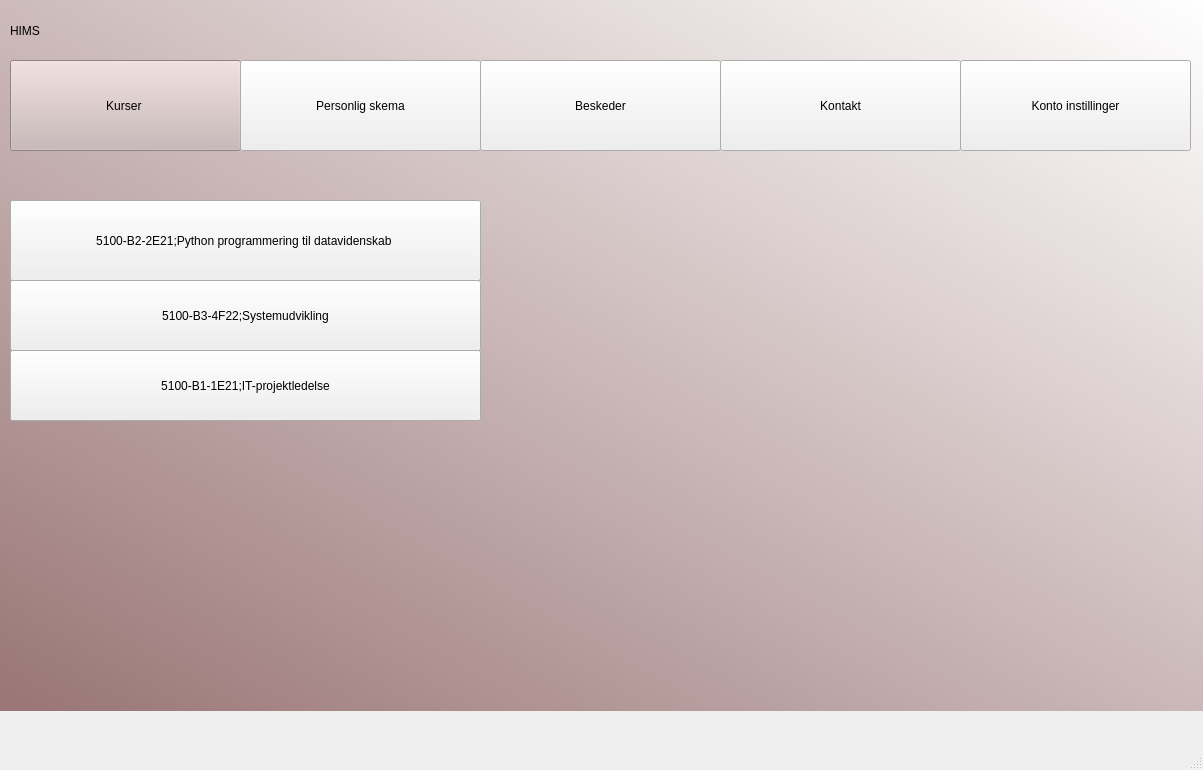
<?xml version="1.0" encoding="UTF-8"?>
<ui version="4.0">
 <class>MainWindow</class>
 <widget class="QMainWindow" name="MainWindow">
  <property name="geometry">
   <rect>
    <x>0</x>
    <y>0</y>
    <width>1203</width>
    <height>770</height>
   </rect>
  </property>
  <property name="windowTitle">
   <string>MainWindow</string>
  </property>
  <widget class="QWidget" name="centralwidget">
   <widget class="QWidget" name="widget" native="true">
    <property name="geometry">
     <rect>
      <x>0</x>
      <y>0</y>
      <width>1211</width>
      <height>711</height>
     </rect>
    </property>
    <property name="styleSheet">
     <string notr="true">QWidget#widget{
background-color: qlineargradient(spread:pad, x1:0.0348259, y1:1, x2:1, y2:0, stop:0 rgba(155, 119, 119, 255), stop:1 rgba(255, 255, 255, 255));}</string>
    </property>
    <widget class="QPushButton" name="pushButton">
     <property name="geometry">
      <rect>
       <x>10</x>
       <y>60</y>
       <width>231</width>
       <height>91</height>
      </rect>
     </property>
     <property name="styleSheet">
      <string notr="true">font: 75 10pt &quot;MS Shell Dlg 2&quot;;
background-color: rgb(201, 182, 182);
</string>
     </property>
     <property name="text">
      <string>Kurser </string>
     </property>
    </widget>
    <widget class="QPushButton" name="pushButton_2">
     <property name="geometry">
      <rect>
       <x>240</x>
       <y>60</y>
       <width>241</width>
       <height>91</height>
      </rect>
     </property>
     <property name="styleSheet">
      <string notr="true">font: 10pt &quot;MS Shell Dlg 2&quot;;</string>
     </property>
     <property name="text">
      <string>Personlig skema</string>
     </property>
    </widget>
    <widget class="QPushButton" name="pushButton_3">
     <property name="geometry">
      <rect>
       <x>960</x>
       <y>60</y>
       <width>231</width>
       <height>91</height>
      </rect>
     </property>
     <property name="styleSheet">
      <string notr="true">font: 10pt &quot;MS Shell Dlg 2&quot;;</string>
     </property>
     <property name="text">
      <string>Konto instillinger</string>
     </property>
    </widget>
    <widget class="QPushButton" name="pushButton_4">
     <property name="geometry">
      <rect>
       <x>720</x>
       <y>60</y>
       <width>241</width>
       <height>91</height>
      </rect>
     </property>
     <property name="styleSheet">
      <string notr="true">font: 10pt &quot;MS Shell Dlg 2&quot;;</string>
     </property>
     <property name="text">
      <string>Kontakt</string>
     </property>
    </widget>
    <widget class="QPushButton" name="pushButton_5">
     <property name="geometry">
      <rect>
       <x>480</x>
       <y>60</y>
       <width>241</width>
       <height>91</height>
      </rect>
     </property>
     <property name="styleSheet">
      <string notr="true">font: 10pt &quot;MS Shell Dlg 2&quot;;</string>
     </property>
     <property name="text">
      <string>Beskeder</string>
     </property>
    </widget>
    <widget class="QLabel" name="label">
     <property name="geometry">
      <rect>
       <x>10</x>
       <y>10</y>
       <width>121</width>
       <height>41</height>
      </rect>
     </property>
     <property name="styleSheet">
      <string notr="true">font: 75 28pt &quot;Constantia&quot;;</string>
     </property>
     <property name="text">
      <string>HIMS</string>
     </property>
    </widget>
    <widget class="QPushButton" name="pushButton_11">
     <property name="geometry">
      <rect>
       <x>10</x>
       <y>280</y>
       <width>471</width>
       <height>71</height>
      </rect>
     </property>
     <property name="text">
      <string> 5100-B3-4F22;Systemudvikling </string>
     </property>
    </widget>
    <widget class="QPushButton" name="pushButton_20">
     <property name="geometry">
      <rect>
       <x>10</x>
       <y>350</y>
       <width>471</width>
       <height>71</height>
      </rect>
     </property>
     <property name="text">
      <string> 5100-B1-1E21;IT-projektledelse </string>
     </property>
    </widget>
    <widget class="QPushButton" name="pushButton_19">
     <property name="geometry">
      <rect>
       <x>10</x>
       <y>200</y>
       <width>471</width>
       <height>81</height>
      </rect>
     </property>
     <property name="text">
      <string> 5100-B2-2E21;Python programmering til datavidenskab  </string>
     </property>
    </widget>
   </widget>
  </widget>
  <widget class="QMenuBar" name="menubar">
   <property name="geometry">
    <rect>
     <x>0</x>
     <y>0</y>
     <width>1203</width>
     <height>26</height>
    </rect>
   </property>
  </widget>
  <widget class="QStatusBar" name="statusbar"/>
 </widget>
 <resources/>
 <connections/>
</ui>
